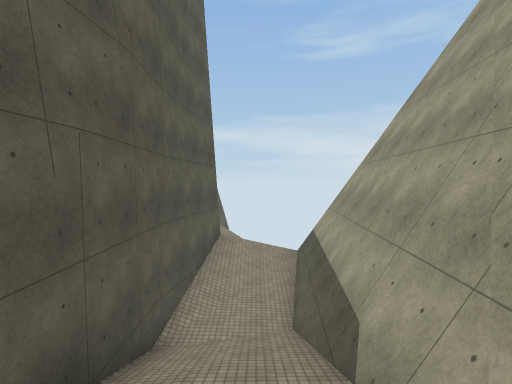
View 1 (above)

24 first-person views from a walk through a scene from a Unity 3-D project. The camera is 1.4 m above the floor, tilts 2° down and sees 85° across. The floor is counted in squares, 2 m on a side. Each view is taken from the middle of a square. On the plan, view 1 faces up. The plan holds only what a view shows up to about 9 squares ahead; the rest is blank. The place goes on beyond the plan. Some surface patterns are stand-ins.

View 2
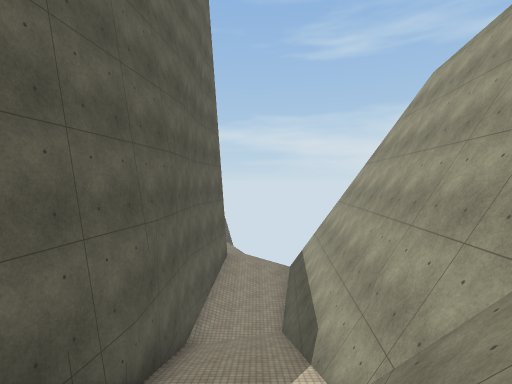

View 3
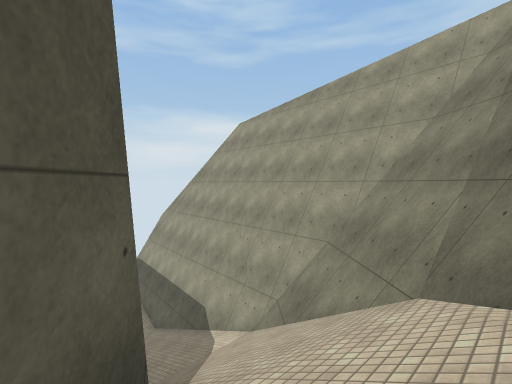

View 4
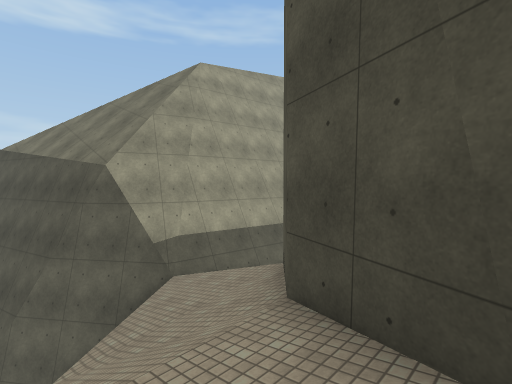

View 5
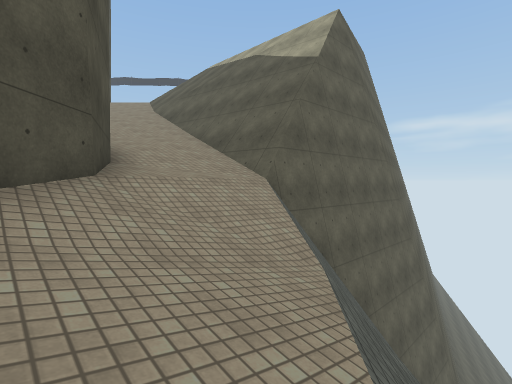

View 6
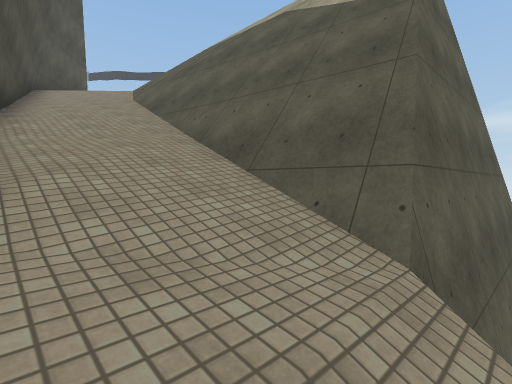

View 7
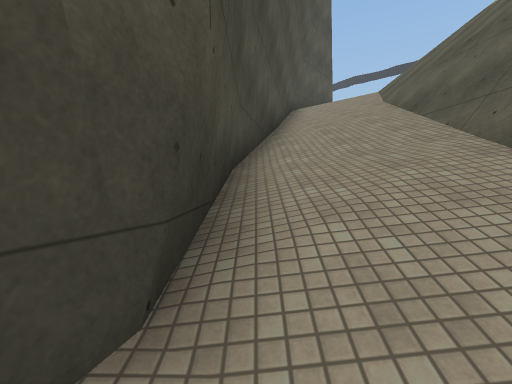

View 8
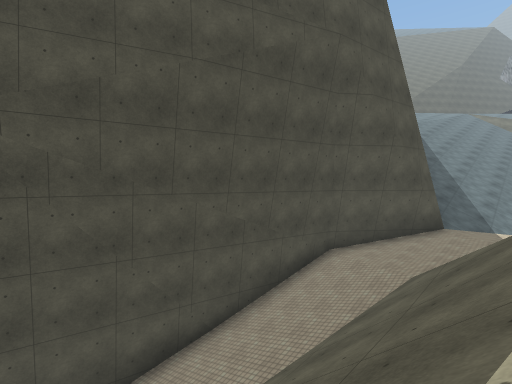

View 9
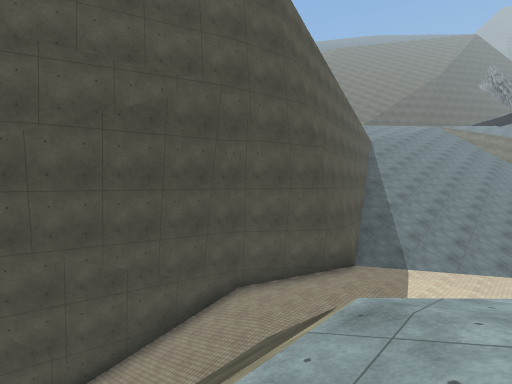

View 10
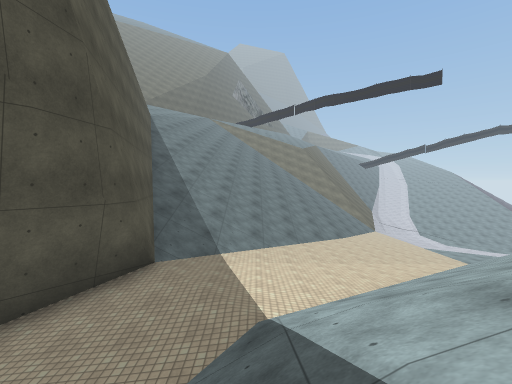

View 11
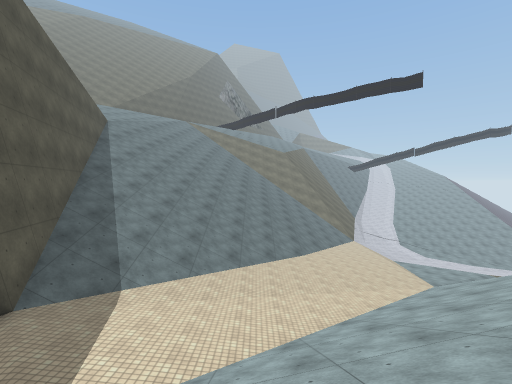

View 12
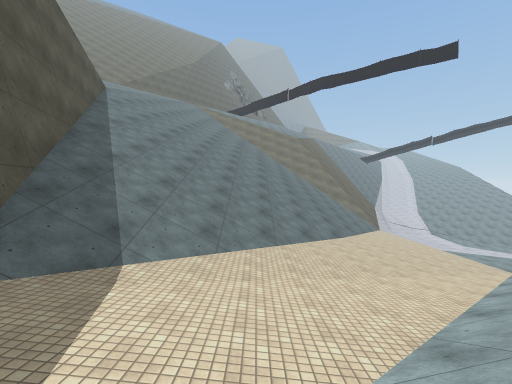

View 13
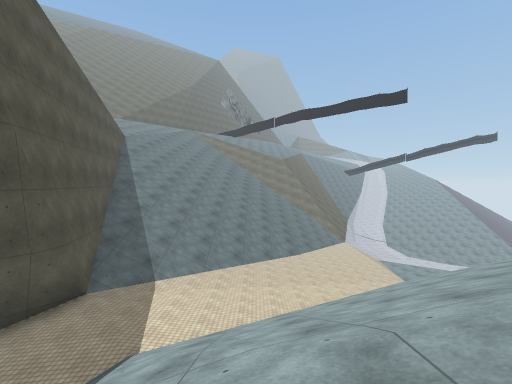

View 14
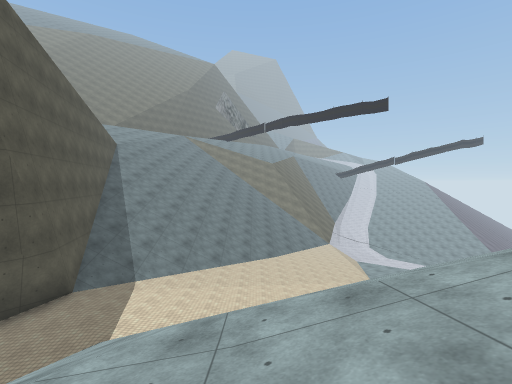

View 15
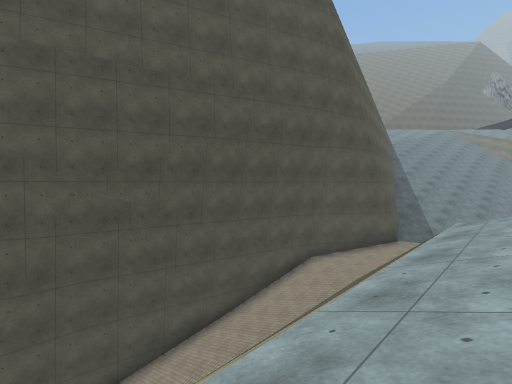

View 16
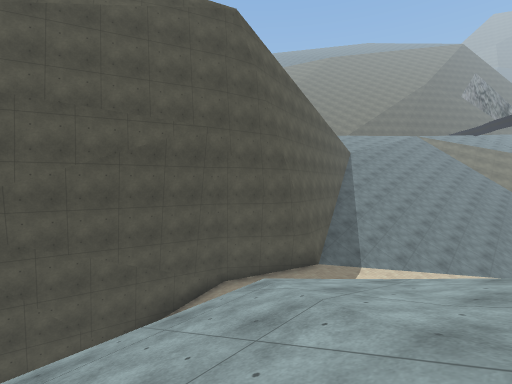

View 17
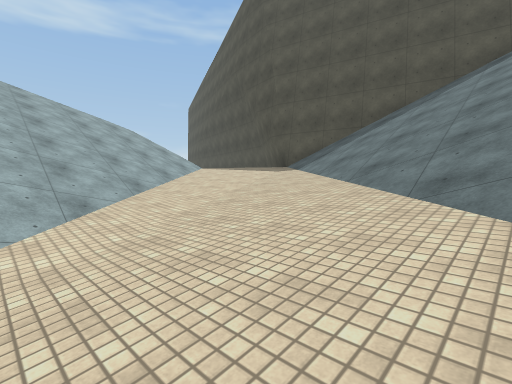

View 18
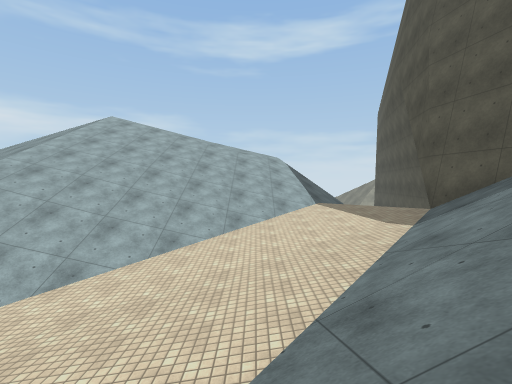

View 19
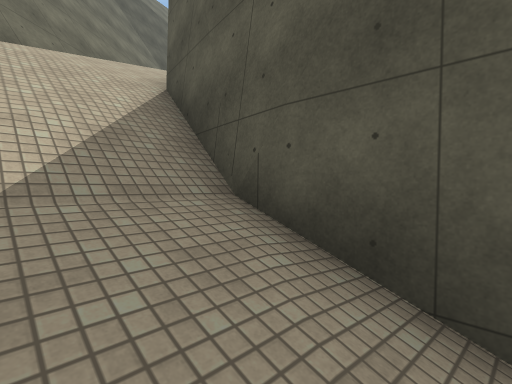

View 20
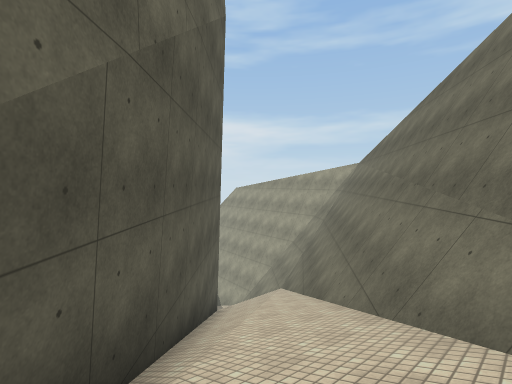

View 21
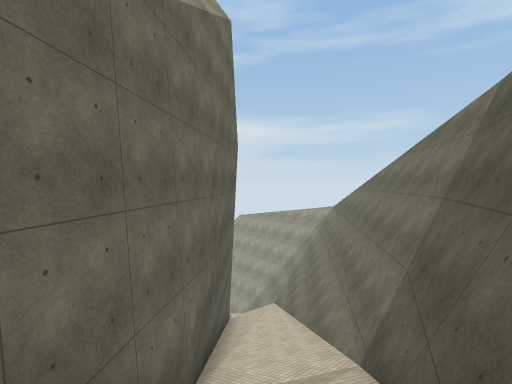

View 22
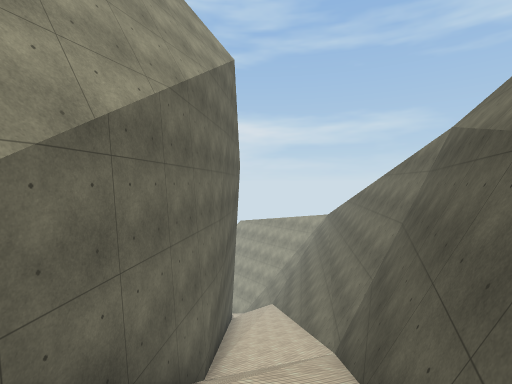

View 23
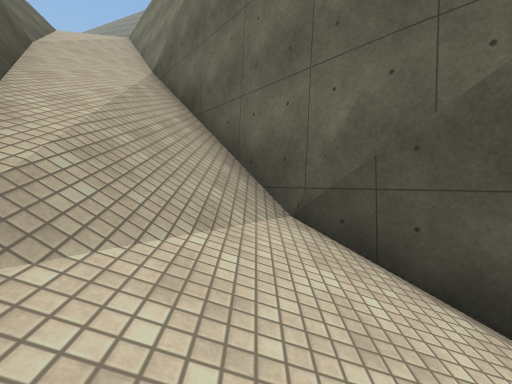

View 24
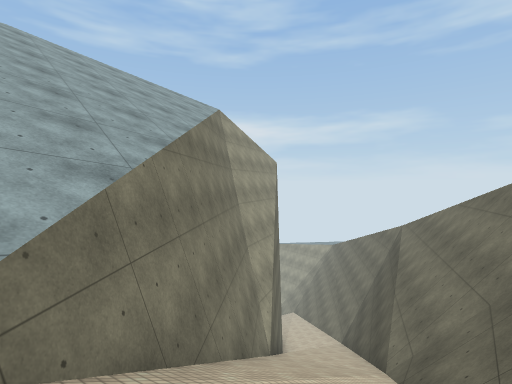

### Floor plan
Key: @ floor where view 1 was taken; # wall or solid block; . main floor; - floor 1.75 m lower than the main floor; _ floor 3.25 m lower than the main floor; < floor 8 m lower than the main floor; ( floor 9.75 m lower than the main floor; / step, stairs or slope; = window, fence, low wall or low ledge; v drop or lower ground.
Columns run from 24 left of view 1 to 4 right of it. Each row starts with its distance up from view 1.
 26         //
 25 __////////
 24 ---///////
 23 ----////////
 22 ----/////////
 21 .....////////////
 20 /.....//////////
 19 ///..../////////////  vv
 18 ////....///////////  vvv
 17 /////....////////// vvvv
 16 //////....////////vvvvvv
 15 ////////.../////vv   #vv
 14 ////#####..////=######vv
 13 /####vvv////////////##vv
 12 ##v//      /##/////////vv   v
 11              ####////<//v  v#
 10                 #######//vv##
  9                       v///##
  8                       #///#
  7                       #//##
  6                       #/(#
  5                       #((#
  4                       #//#
  3                       #//#
  2                       #//#
  1                       #//#
  0                      ##/@#
 -1                      #///#
 -2                      #///#
 -3                     #///##
 -4                    ////##
 -5        //        v#///##
 -6        ///     vv#///##
 -7        ////    ##///##
 -8       //////  ##///###
 -9       /////vv##////##
-10       ////v###////##
-11       ///v##////###
-12       //v##////##
-13       /##////###
-14       /#////##
-15          /###
-16       /  ##

Positions as (right, up) in squares from view 1, and headings:
1: (0, 0), facing up
2: (0, -2), facing up
3: (-3, -3), facing up-right
4: (-4, 12), facing down-right
5: (1, 9), facing up-left
6: (-2, 11), facing up-left
7: (-3, 11), facing left
8: (-7, 17), facing down-left
9: (-9, 19), facing down-left
10: (-12, 17), facing left
11: (-13, 19), facing left
12: (-15, 18), facing left
13: (-11, 19), facing left
14: (-10, 20), facing left
15: (-5, 19), facing down-left
16: (-8, 21), facing down-left
17: (-24, 23), facing down-right
18: (-24, 19), facing right
19: (0, 3), facing down-left
20: (-8, -9), facing up-right
21: (-11, -12), facing up-right
22: (-12, -13), facing up-right
23: (-6, -9), facing left
24: (-18, -16), facing up-right
